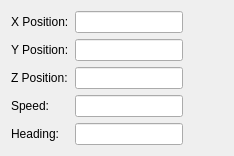
                 <widget class="QWidget" name="mTargetPageSimplePath">
                  <layout class="QGridLayout" name="gridLayout_20">
                   <item row="0" column="0">
                    <layout class="QGridLayout" name="gridLayout_4">
                     <item row="0" column="0">
                      <widget class="QLabel" name="mSimplePathXPosLabel">
                       <property name="text">
                        <string>X Position:</string>
                       </property>
                      </widget>
                     </item>
                     <item row="0" column="1">
                      <widget class="QLineEdit" name="mSimplePathXPosLineEdit">
                       <property name="sizePolicy">
                        <sizepolicy hsizetype="Fixed" vsizetype="Fixed">
                         <horstretch>0</horstretch>
                         <verstretch>0</verstretch>
                        </sizepolicy>
                       </property>
                      </widget>
                     </item>
                     <item row="0" column="2">
                      <spacer name="horizontalSpacer">
                       <property name="orientation">
                        <enum>Qt::Horizontal</enum>
                       </property>
                       <property name="sizeHint" stdset="0">
                        <size>
                         <width>40</width>
                         <height>20</height>
                        </size>
                       </property>
                      </spacer>
                     </item>
                     <item row="1" column="0">
                      <widget class="QLabel" name="mSimplePathYPosLabel">
                       <property name="text">
                        <string>Y Position:</string>
                       </property>
                      </widget>
                     </item>
                     <item row="1" column="1">
                      <widget class="QLineEdit" name="mSimplePathYPosLineEdit">
                       <property name="sizePolicy">
                        <sizepolicy hsizetype="Fixed" vsizetype="Fixed">
                         <horstretch>0</horstretch>
                         <verstretch>0</verstretch>
                        </sizepolicy>
                       </property>
                      </widget>
                     </item>
                     <item row="2" column="0">
                      <widget class="QLabel" name="mSimplePathZPosLabel">
                       <property name="text">
                        <string>Z Position:</string>
                       </property>
                      </widget>
                     </item>
                     <item row="2" column="1">
                      <widget class="QLineEdit" name="mSimplePathZPosLineEdit">
                       <property name="sizePolicy">
                        <sizepolicy hsizetype="Fixed" vsizetype="Fixed">
                         <horstretch>0</horstretch>
                         <verstretch>0</verstretch>
                        </sizepolicy>
                       </property>
                      </widget>
                     </item>
                     <item row="3" column="0">
                      <widget class="QLabel" name="mSimplePathSpeedLabel">
                       <property name="text">
                        <string>Speed:</string>
                       </property>
                      </widget>
                     </item>
                     <item row="3" column="1">
                      <widget class="QLineEdit" name="mSimplePathSpeedLineEdit">
                       <property name="sizePolicy">
                        <sizepolicy hsizetype="Fixed" vsizetype="Fixed">
                         <horstretch>0</horstretch>
                         <verstretch>0</verstretch>
                        </sizepolicy>
                       </property>
                      </widget>
                     </item>
                     <item row="4" column="0">
                      <widget class="QLabel" name="mSimplePathHeadingLabel">
                       <property name="text">
                        <string>Heading:</string>
                       </property>
                      </widget>
                     </item>
                     <item row="4" column="1">
                      <widget class="QLineEdit" name="mSimplePathHeadingLineEdit">
                       <property name="sizePolicy">
                        <sizepolicy hsizetype="Fixed" vsizetype="Fixed">
                         <horstretch>0</horstretch>
                         <verstretch>0</verstretch>
                        </sizepolicy>
                       </property>
                      </widget>
                     </item>
                    </layout>
                   </item>
                  </layout>
                 </widget>
